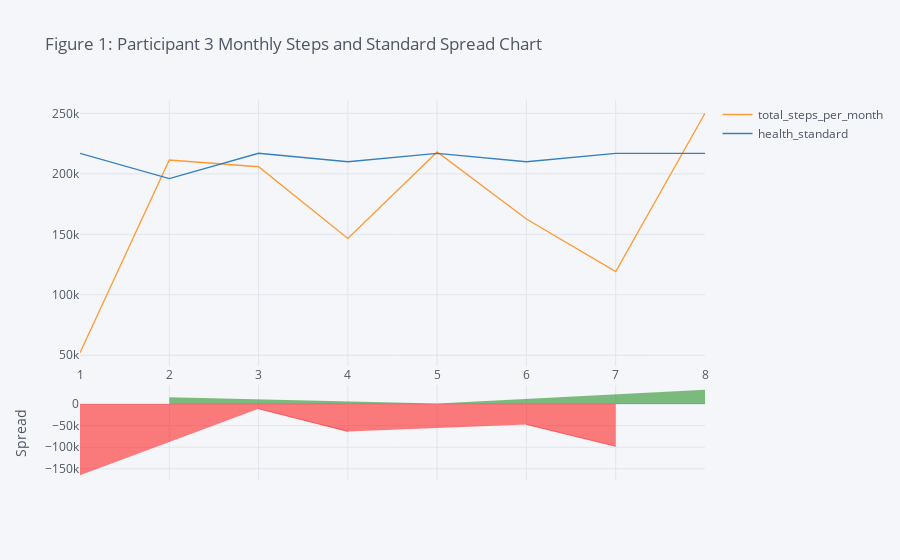

Notebook cell for this chart:
### Markdown cell above
Compare the monthly total steps with the health standard and generate spread chart to observe the total steps month to month trend

### Code cell
clean_p3.figure(kind="spread", keys=["total_steps_per_month", "health_standard"],
               title="Figure 1: Participant 3 Monthly Steps and Standard Spread Chart")

### Figure 1 — Plotly figure (JSON) as saved in the notebook; plotly's stock layout.template omitted (floating-point values rounded to 4 significant figures)
{"data": [{"line": {"color": "rgba(255, 153, 51, 1.0)", "dash": "solid", "shape": "linear", "width": 1.3}, "mode": "lines", "name": "total_steps_per_month", "text": "", "type": "scatter", "x": [1, 2, 3, 4, 5, 6, 7, 8], "y": [52120.0, 211400.0, 205900.0, 146500.0, 218100.0, 162700.0, 119100.0, 250100.0]}, {"line": {"color": "rgba(55, 128, 191, 1.0)", "dash": "solid", "shape": "linear", "width": 1.3}, "mode": "lines", "name": "health_standard", "text": "", "type": "scatter", "x": [1, 2, 3, 4, 5, 6, 7, 8], "y": [217000, 196000, 217000, 210000, 217000, 210000, 217000, 217000]}, {"connectgaps": false, "fill": "tozeroy", "line": {"color": "green", "dash": "solid", "shape": "linear", "width": 0.5}, "mode": "lines", "name": "Spread", "showlegend": false, "type": "scatter", "x": [1, 2, 3, 4, 5, 6, 7, 8], "xaxis": "x2", "y": ["", 15420.0, "", "", 1108.0, "", "", 33060.0], "yaxis": "y2"}, {"connectgaps": false, "fill": "tozeroy", "line": {"color": "red", "dash": "solid", "shape": "linear", "width": 0.5}, "mode": "lines", "name": "Spread", "showlegend": false, "type": "scatter", "x": [1, 2, 3, 4, 5, 6, 7, 8], "xaxis": "x2", "y": [-164900.0, "", -11120.0, -63460.0, "", -47310.0, -97890.0, ""], "yaxis": "y2"}], "layout": {"hovermode": "x", "legend": {"bgcolor": "#F5F6F9", "font": {"color": "#4D5663"}}, "paper_bgcolor": "#F5F6F9", "plot_bgcolor": "#F5F6F9", "title": {"font": {"color": "#4D5663"}, "text": "Figure 1: Participant 3 Monthly Steps and Standard Spread Chart"}, "xaxis": {"gridcolor": "#E1E5ED", "showgrid": true, "tickfont": {"color": "#4D5663"}, "title": {"font": {"color": "#4D5663"}, "text": ""}, "zerolinecolor": "#E1E5ED"}, "xaxis2": {"anchor": "y2", "gridcolor": "#E1E5ED", "showgrid": true, "showticklabels": false, "tickfont": {"color": "#4D5663"}, "title": {"font": {"color": "#4D5663"}, "text": ""}, "zerolinecolor": "#E1E5ED"}, "yaxis": {"domain": [0.3, 1], "gridcolor": "#E1E5ED", "showgrid": true, "tickfont": {"color": "#4D5663"}, "title": {"font": {"color": "#4D5663"}, "text": ""}, "zerolinecolor": "#E1E5ED"}, "yaxis2": {"domain": [0, 0.25], "gridcolor": "#E1E5ED", "showgrid": true, "tickfont": {"color": "#4D5663"}, "title": {"font": {"color": "#4D5663"}, "text": "Spread"}, "zerolinecolor": "#E1E5ED"}}}
